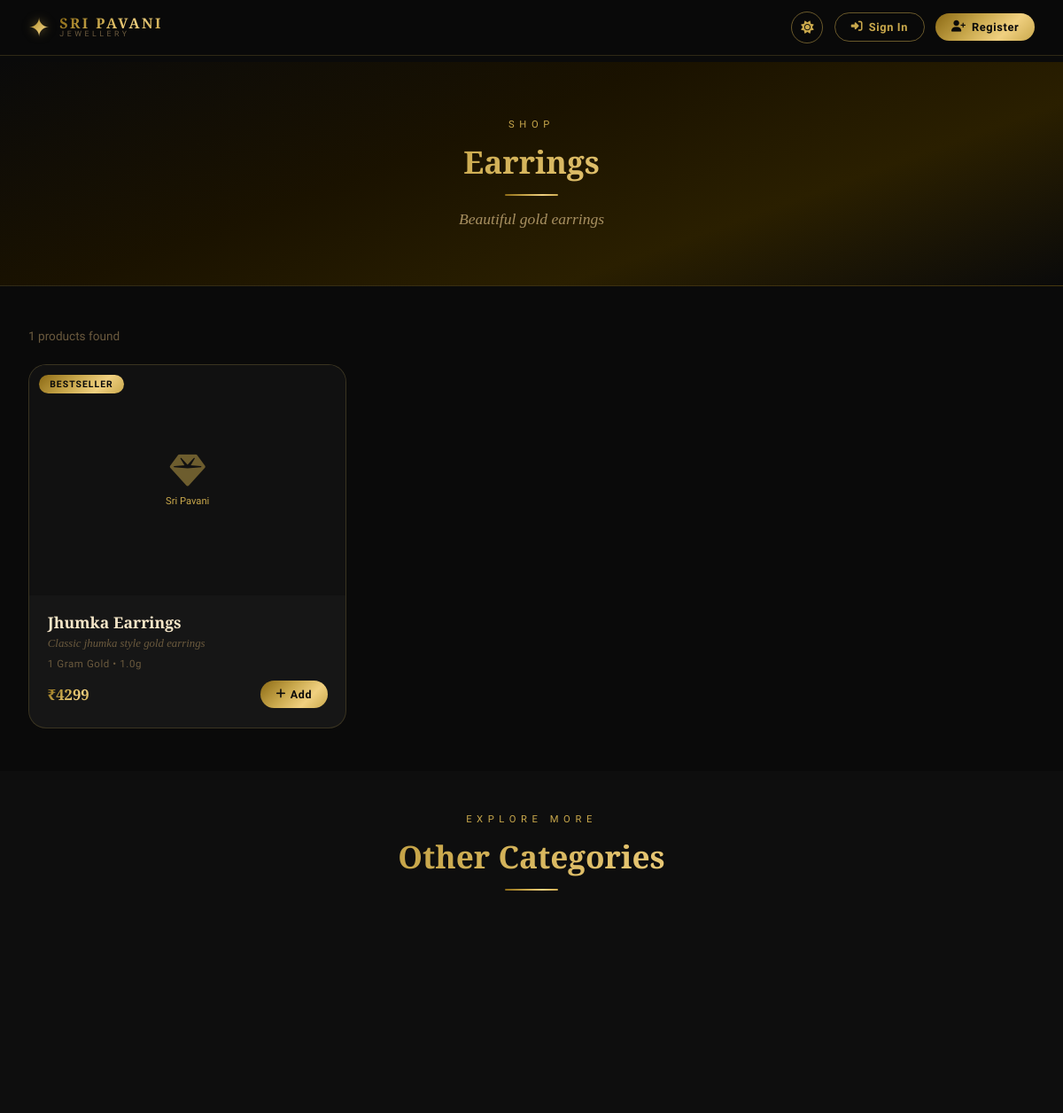
/category/3, run on an earlier commit of the app's database.
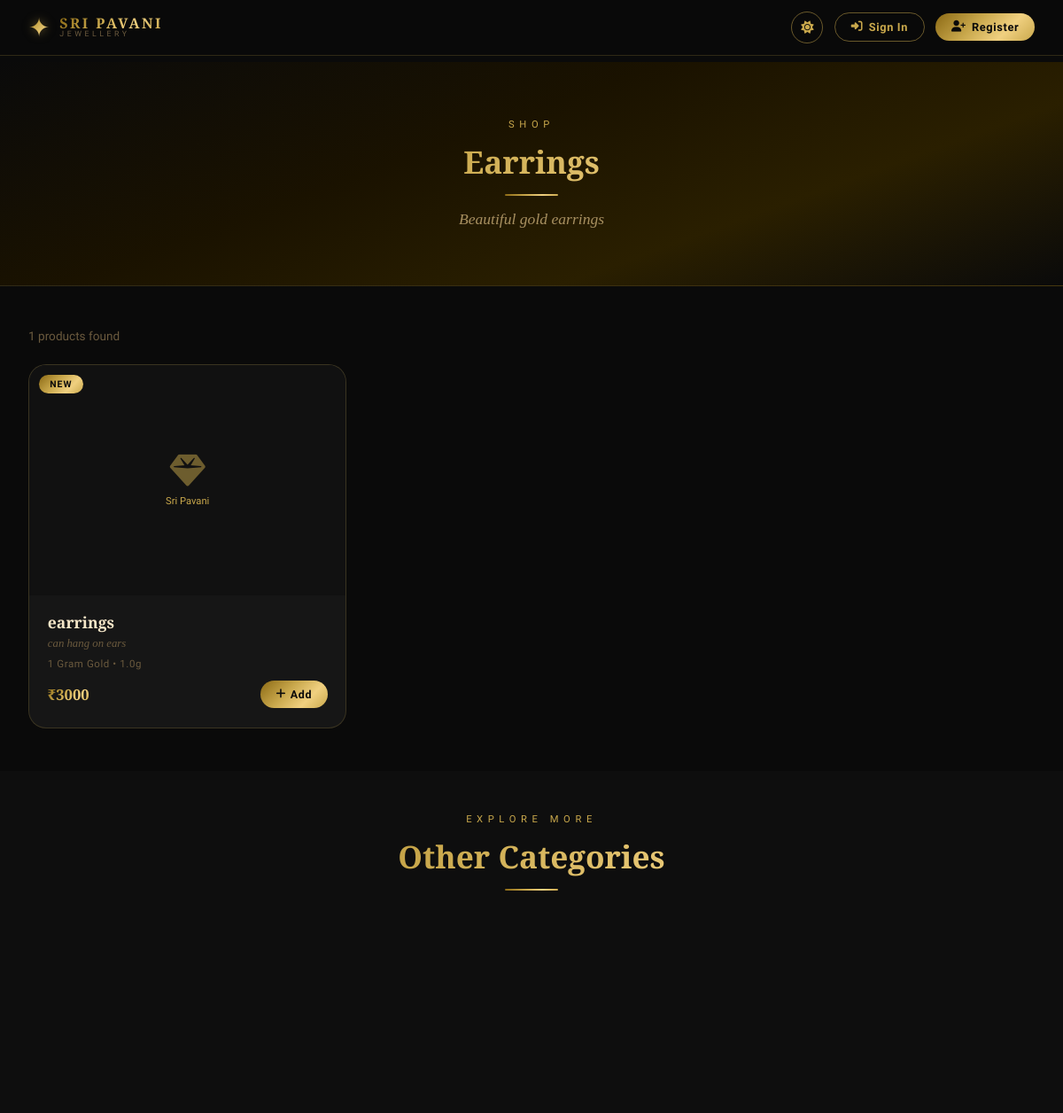
And on a later commit of the database.
### app.py (models this page shows)
class Product(db.Model):
    id                = db.Column(db.Integer, primary_key=True)
    name              = db.Column(db.String(200), nullable=False)
    description       = db.Column(db.Text)
    price             = db.Column(db.Float, nullable=False)
    weight            = db.Column(db.Float)
    image             = db.Column(db.String(200))
    category_id       = db.Column(db.Integer, db.ForeignKey('category.id'), nullable=False)
    is_new_collection = db.Column(db.Boolean, default=False)
    is_best_seller    = db.Column(db.Boolean, default=False)
    is_stock_out      = db.Column(db.Boolean, default=False)
    is_active         = db.Column(db.Boolean, default=True)
    created_at        = db.Column(db.DateTime, default=datetime.utcnow)

### app.py (the view)
@app.route('/category/<int:category_id>')
def category_page(category_id):
    cat = Category.query.get_or_404(category_id)
    products = Product.query.filter_by(category_id=category_id, is_active=True).all()
    other_cats = Category.query.filter(Category.id != category_id, Category.is_active == True).limit(6).all()
    return render_template('category.html', category=cat, products=products, other_categories=other_cats)

### templates/category.html (shortened to what this page needs)
{% extends "base.html" %}
{% block content %}
<div data-logged-in="{{ 'true' if current_user.is_authenticated else 'false' }}">
<div class="category-header">
  <span class="section-eyebrow">Shop</span>
  <h1 class="section-title">{{ category.name }}</h1>
  <div class="section-divider"></div>
  {% if category.description %}
  <p style="margin-top:1rem;color:var(--text-secondary);font-family:'Cormorant Garamond',serif;font-size:1.1rem;font-style:italic">
    {{ category.description }}
  </p>
  {% endif %}
</div>
<div class="category-content">
  {% if products %}
  <div style="display:flex;justify-content:space-between;align-items:center;margin-bottom:1.5rem">
    <span style="font-size:0.85rem;color:var(--text-muted)">{{ products|length }} products found</span>
  </div>
  <div class="products-grid">
    {% for product in products %}
    {% include "components/product_card.html" %}
    {% endfor %}
  </div>
  {% endif %}
</div>
{% if other_categories %}
<div class="more-categories">
  <div style="max-width:1200px;margin:0 auto">
    <div class="section-header">
      <span class="section-eyebrow">Explore More</span>
      <h2 class="section-title">Other Categories</h2>
      <div class="section-divider"></div>
    </div>
    <div class="more-cats-grid">
    </div>
  </div>
</div>
{% endif %}
</div>
{% endblock %}

### templates/components/product_card.html (shortened to what this page needs)
<div class="product-card" data-product-id="{{ product.id }}">
  <div class="product-img-wrap">
    {% if product.image %}
      <img src="{{ url_for('static', filename=product.image) }}" alt="{{ product.name }}"/>
    {% else %}
      <div class="product-no-img">
        <i class="fas fa-gem"></i>
        <span style="font-size:0.7rem;color:var(--gold)">Sri Pavani</span>
      </div>
    {% endif %}
    {% if product.is_new_collection %}
      <span class="product-badge">NEW</span>
    {% elif product.is_best_seller %}
      <span class="product-badge">BESTSELLER</span>
    {% endif %}
  </div>
  <div class="product-info">
    <div class="product-name">{{ product.name }}</div>
    {% if product.description %}
    <div class="product-desc">{{ product.description[:60] }}{% if product.description|length > 60 %}...{% endif %}</div>
    {% endif %}
    <div class="product-weight">1 Gram Gold • {{ product.weight }}g</div>
    <div class="product-footer">
      <div class="product-price">₹{{ "%.0f"|format(product.price) }}</div>
      <div class="cart-controls" id="cart-ctrl-{{ product.id }}">
        {% if not product.is_stock_out %}
        <button class="add-cart-btn" id="add-btn-{{ product.id }}"
          onclick="addToCart({{ product.id }}, this)">
          <i class="fas fa-plus"></i> Add
        </button>
        {% else %}
        <button class="add-cart-btn" disabled>Out of Stock</button>
        {% endif %}
      </div>
    </div>
  </div>
</div>

What changed in the data, as far as the page shows it:
removed Product: shows "Sri Pavani", is_new_collection "BESTSELLER", name "Jhumka Earrings", description "Classic jhumka style gold earrings", weight "1.0", price "4299"
now on this page (row edited): Product: shows "Sri Pavani", is_new_collection "NEW", name "earrings", description "can hang on ears", weight "1.0", price "3000"
